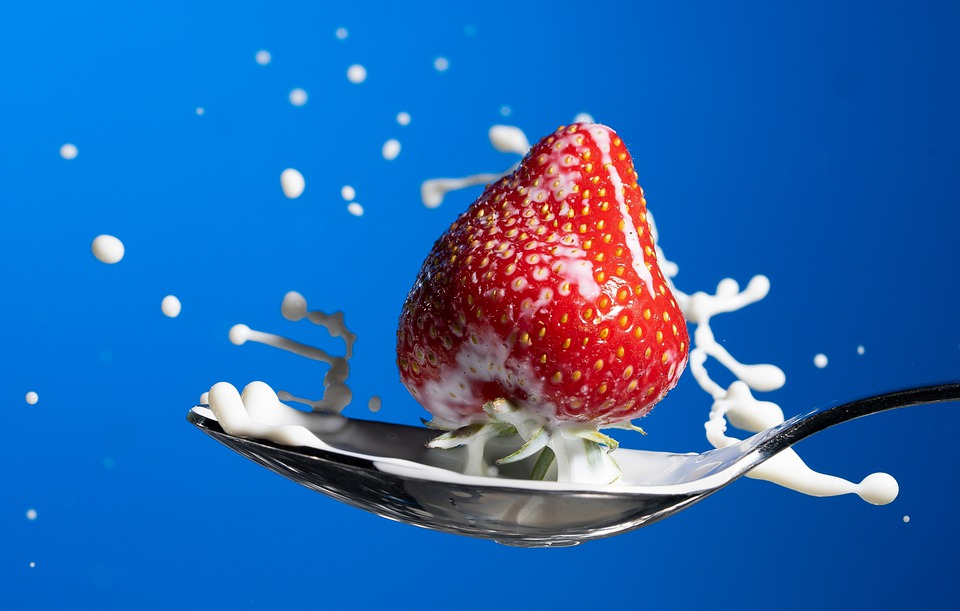
#> input picture images/strawberry.jpg, 960 x 611 px
$ jupyter execute Old_spatial.ipynb   (older library calls are emulated)
#> lines starting #> are read from the running program, lines starting #| are printed output that depends on the picture
# Image processing in the spatial domain

## Initial intuition
https://www.ft.unicamp.br/docentes/magic/khoros/html-dip/c4/s3/front-page.html

### Intensity transformations

Some of the simplest image processing operations are intensity transformations or point processing operations. Intensity transformations are image operations that operate on each pixel individually without respect to the neighbouring pixels. This is in contrast to neighbourhood processing, which assesses the neighbourhood around each pixel in order to transform it.

A simpel operation is inverting the image. With numpy this can be done easily, as all matematical operations are implicitly done on all elements of the array.

[cell 1]
import numpy as np
from matplotlib import pyplot as plt
image_path = "images/strawberry.jpg"

im_array = plt.imread(image_path)
#> im_array is the input picture: shape (611, 960, 3); mean R, G, B 37.6, 102.9, 176.1
inverted = 255 - im_array
plt.imshow(inverted)
plt.show()

In intensity transforms each pixel is assigned a new color according to a scalar function:
$$c' = f(c)$$

The function f can vary alot depending on what we want to do. The following snippet displays some common mathematical operations that we can apply to images.

[cell 2]
#First we want to convert our image from an [0, 256] uint8 array to a [0.0, 1.0] float array.
float_im = im_array/255.

log_transform = np.log(1 + float_im)
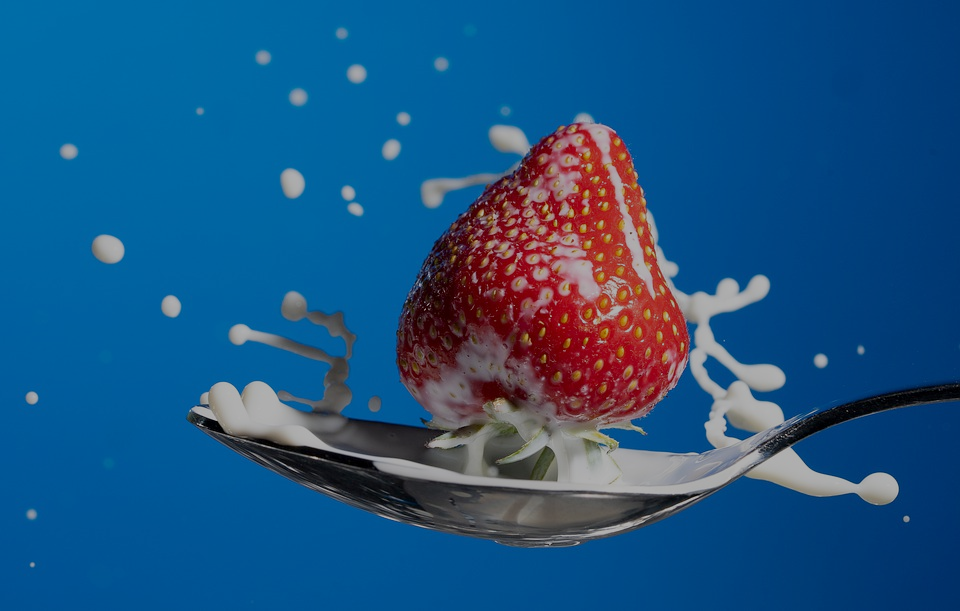
#> log_transform: shape (611, 960, 3) float64; mean R, G, B 0.112, 0.332, 0.514
print("Log transform:")
plt.imshow(log_transform)
plt.show()

exp_transform = (np.exp(float_im) - 1)/(np.e - 1)
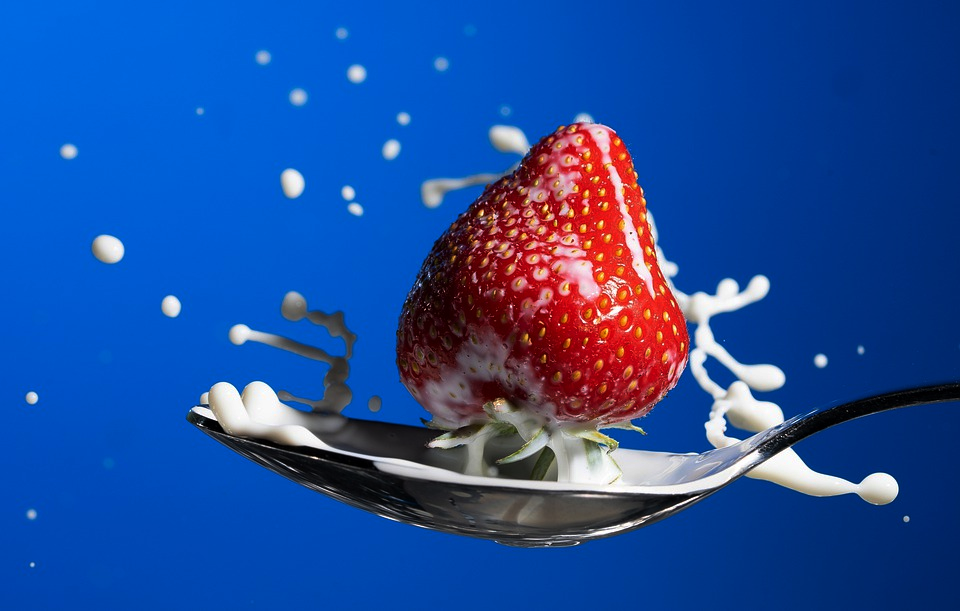
#> exp_transform: shape (611, 960, 3) float64; mean R, G, B 0.128, 0.303, 0.607
print("Exponential transform:")
plt.imshow(exp_transform)
plt.show()

gamma_transform = np.power(float_im, 0.5)
print("Gamma transform (gamma = 0.5):")
plt.imshow(gamma_transform)
plt.show()

gamma_transform = np.power(float_im, 3)
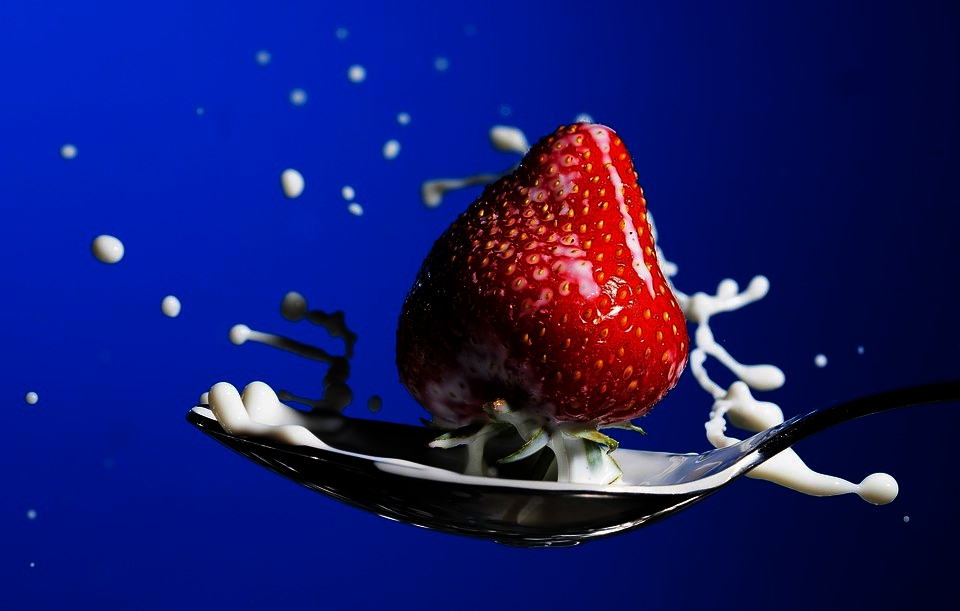
#> gamma_transform: shape (611, 960, 3) float64; mean R, G, B 0.0876, 0.107, 0.424
print("Gamma transform (gamma = 3):")
plt.imshow(gamma_transform)
plt.show()


threshold_transform = np.where(float_im > 0.5, 1.0, 0.0)
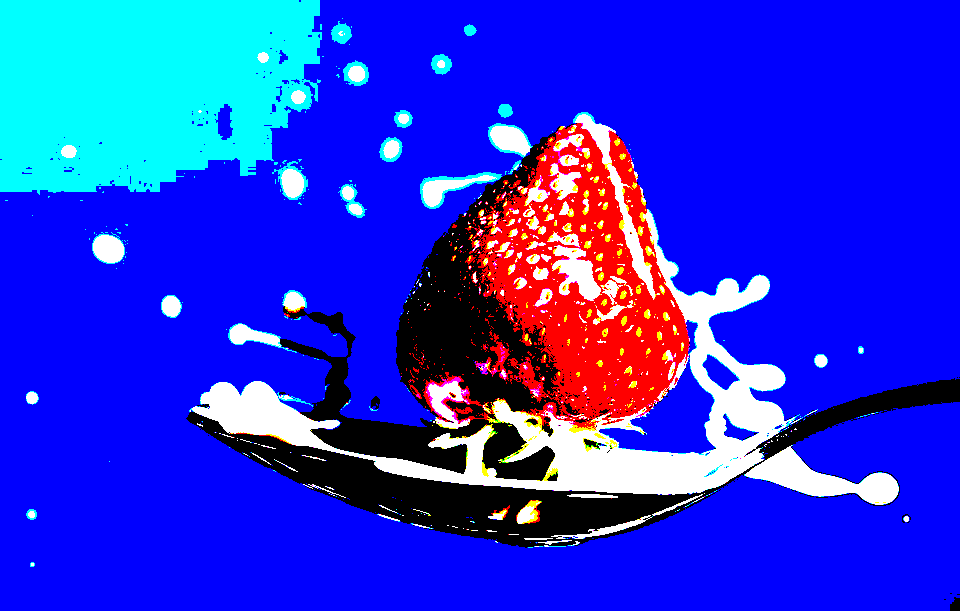
#> threshold_transform: shape (611, 960, 3) float64; mean R, G, B 0.144, 0.187, 0.85
print("Threshold transform:")
plt.imshow(threshold_transform)
plt.show()

## Histogram equalization

Histogram equalization is a method used in image processing to improve contrast in images. It stretches the dynamic range for the most frequent intensity values, effectively spreading them out over the whole range of possible values. Normally this will imporve the contrast of images, brighten dark images and darken bright images.

[cell 3]
import numpy as np
from matplotlib import pyplot as plt
def histogram_eq(image):
    #First we calculate the histogram.
    hist, bins = np.histogram(image[:,:], 256)

    #Then we calculate the cumulative histogram
    cumulative_hist = np.zeros((256), dtype = np.int)
    cumulative_hist[0] = hist[0]
    for i in range(1, 256):
        cumulative_hist[i] = cumulative_hist[i-1] + hist[i]

    #Then we normalize the histogram to [0., 1.]
    normalized_cumulative_hist = cumulative_hist.astype(float)
    normalized_cumulative_hist /= normalized_cumulative_hist[-1]

    #Then we construct an intensity mapping table by multiplying with the maximum intensity value
    table = (normalized_cumulative_hist * 255).astype(np.uint8)

    #Lastly we create the new image by mapping each of the old intensities to the new corresponding intensity
    new_im = table[image[:,:]]
    return new_im


image = plt.imread("images/low_contrast_butterfly.tiff")[:,:,0]
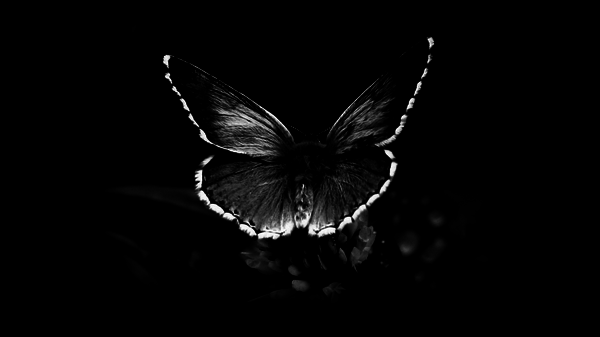
#> input picture images/low_contrast_butterfly.tiff, 600 x 337 px
#> image: shape (337, 600); min 0, max 255, mean 5.1
plt.figure(figsize = (20,5))
plt.subplot(1,2,1)
plt.imshow(image, cmap = "gray")
image = histogram_eq(image)
#> in histogram_eq, `hist, bins = np.histogram(image[:,:], 256)`: hist = 256 values, max 174286 at index 0, min 0 at index 33, mean 789.8; bins = 257 values from 0 to 255
#> after the loop in histogram_eq, `for i in range(1, 256):`: cumulative_hist = 256 values from 174286 to 202200
#> in histogram_eq, `normalized_cumulative_hist /= normalized_cumulative_hist[-1]`: normalized_cumulative_hist = 256 values from 0.862 to 1
#> in histogram_eq, `table = (normalized_cumulative_hist * 255).astype(np.uint8)`: table = 256 values from 219 to 255
plt.subplot(1,2,2)
plt.imshow(image, cmap = "gray")
plt.show()


image = plt.imread("images/high_contrast_butterfly.tiff")[:,:,0]
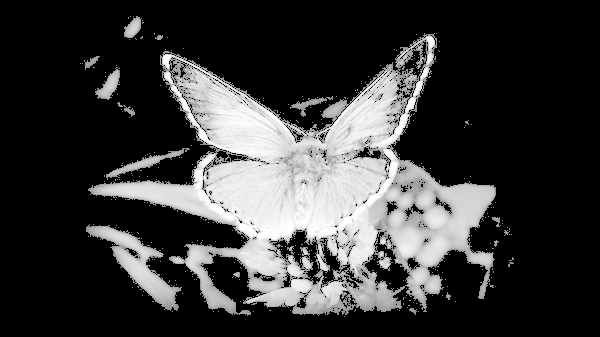
#> input picture images/high_contrast_butterfly.tiff, 600 x 337 px
#> image: shape (337, 600); min 0, max 255, mean 55.8
plt.figure(figsize = (20,5))
plt.subplot(1,2,1)
plt.imshow(image, cmap = "gray")
image = histogram_eq(image)
#> in histogram_eq (call 2), `hist, bins = np.histogram(image[:,:], 256)`: hist = 256 values, max 147370 at index 0, min 0 at index 1, mean 789.8
#> after the loop in histogram_eq (call 2), `for i in range(1, 256):`: cumulative_hist = 256 values from 147370 to 202200
#> in histogram_eq (call 2), `normalized_cumulative_hist /= normalized_cumulative_hist[-1]`: normalized_cumulative_hist = 256 values from 0.729 to 1
#> in histogram_eq (call 2), `table = (normalized_cumulative_hist * 255).astype(np.uint8)`: table = 256 values from 185 to 255
#> in histogram_eq (call 2), `new_im = table[image[:,:]]`:
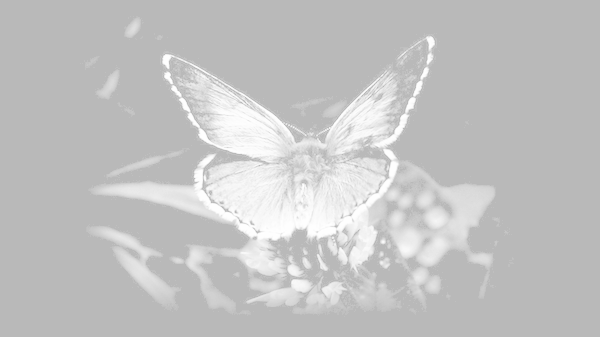
#> new_im: shape (337, 600); min 185, max 255, mean 194.6
plt.subplot(1,2,2)
plt.imshow(image, cmap = "gray")
plt.show()

## Excercises

### 1. Intensity transform

Import the image from the given path. Apply a gamma transform to a rectangular slice of the image.

[cell 4]
im_path = "images/eye_closeup.jpg"
#Write your code here.

#### Example solution

[cell 5]
image = plt.imread(im_path)
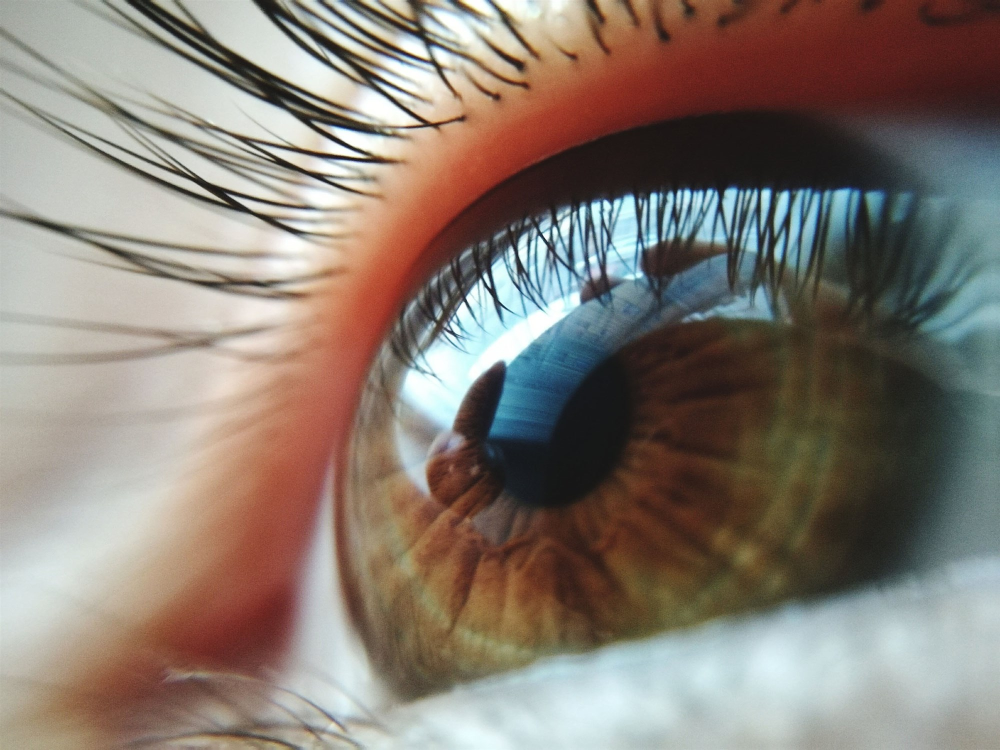
#> input picture images/eye_closeup.jpg, 2000 x 1500 px (shown at 1/2 size)
#> image is the input picture: shape (1500, 2000, 3); mean R, G, B 134.5, 123.8, 114.8
image = image/255.

image[100:800, 100:750, :] = np.power(image[100:800, 100:750, :], 3)
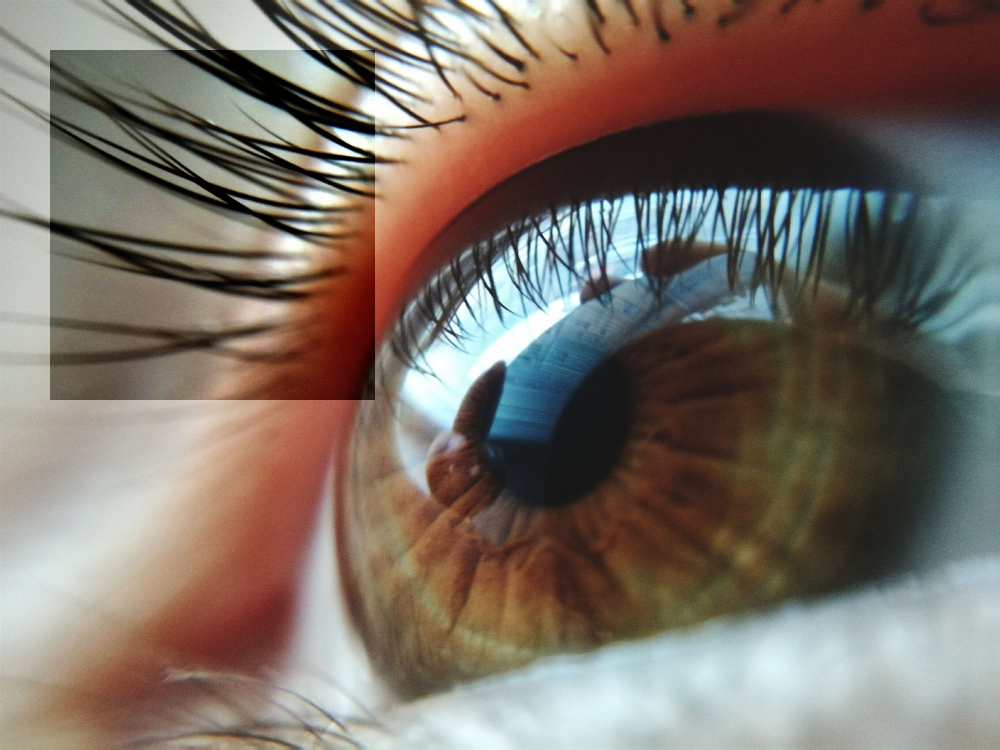
#> image: shape (1500, 2000, 3) float64 (shown at 1/2 size); mean R, G, B 0.484, 0.441, 0.404

plt.imshow(image)
plt.show()
